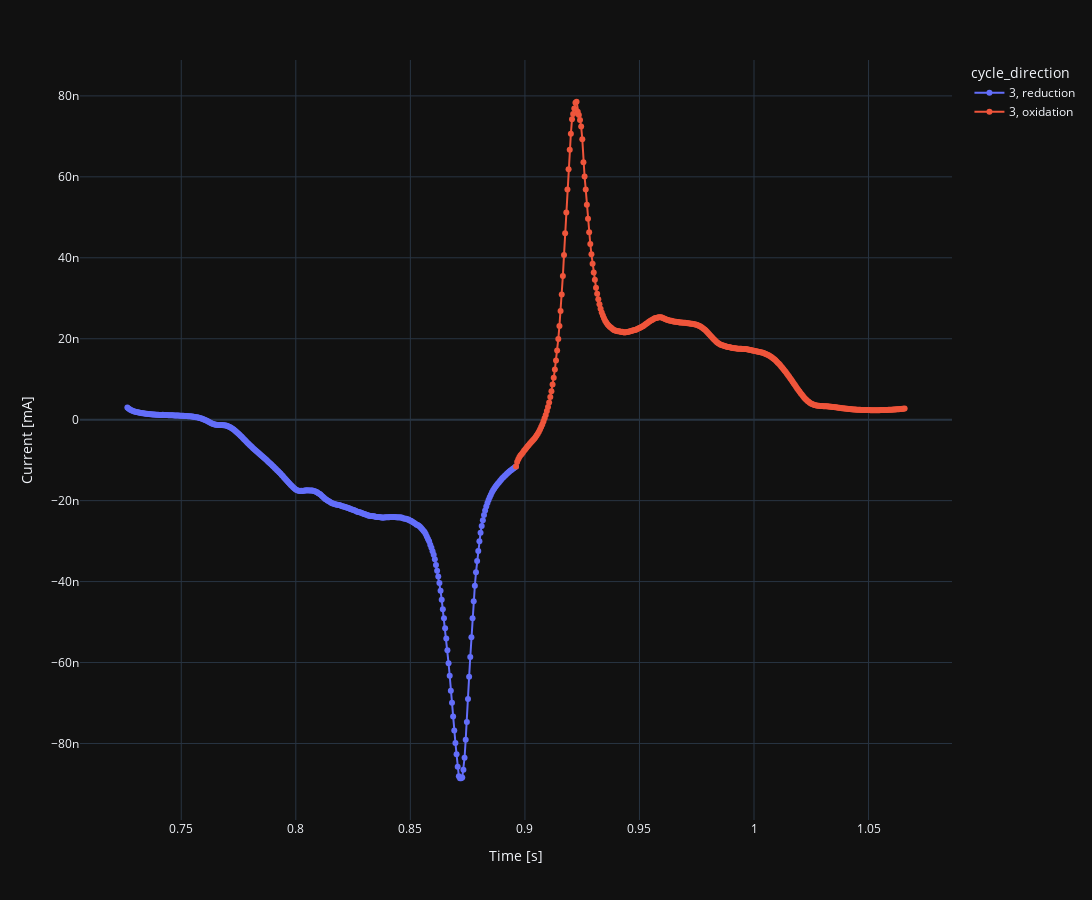

Write notebook code for a chart like this one.
### Code cell
data = my_cv.drop_cycles(keep=[3]).show_current_time(template='plotly_dark', width=1200, height=900).data

data

### Figure 1 — Plotly figure (JSON) as saved in the notebook; plotly's stock layout.template omitted (floating-point values rounded to 4 significant figures; data arrays with more than 128 entries replaced by an {"elided": "..."} marker saying what was removed)
{"data": [{"hovertemplate": "cycle_direction=3, reduction<br>Time [s]=%{x}<br>Current [mA]=%{y}<extra></extra>", "legendgroup": "3, reduction", "line": {"color": "#636efa", "dash": "solid"}, "marker": {"symbol": "circle"}, "mode": "lines+markers", "name": "3, reduction", "orientation": "v", "showlegend": true, "type": "scatter", "x": {"elided": "341 float values"}, "xaxis": "x", "y": {"elided": "341 float values"}, "yaxis": "y"}, {"hovertemplate": "cycle_direction=3, oxidation<br>Time [s]=%{x}<br>Current [mA]=%{y}<extra></extra>", "legendgroup": "3, oxidation", "line": {"color": "#EF553B", "dash": "solid"}, "marker": {"symbol": "circle"}, "mode": "lines+markers", "name": "3, oxidation", "orientation": "v", "showlegend": true, "type": "scatter", "x": {"elided": "341 float values"}, "xaxis": "x", "y": {"elided": "341 float values"}, "yaxis": "y"}], "layout": {"height": 900, "legend": {"title": {"text": "cycle_direction"}, "tracegroupgap": 0}, "margin": {"t": 60}, "width": 1200, "xaxis": {"anchor": "y", "domain": [0, 1], "title": {"text": "Time [s]"}}, "yaxis": {"anchor": "x", "domain": [0, 1], "title": {"text": "Current [mA]"}}}}
